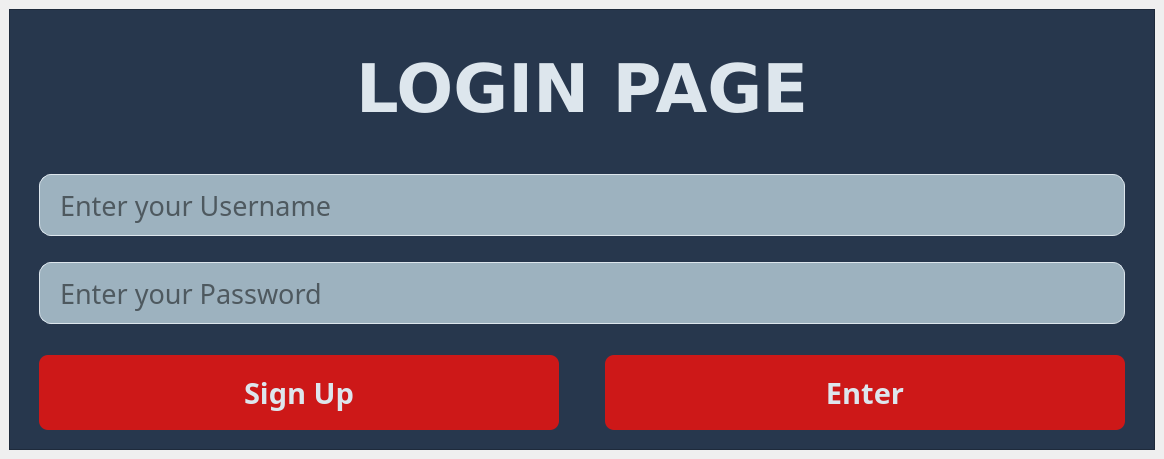
<?xml version="1.0" encoding="UTF-8"?>
<ui version="4.0">
 <class>MainWindow</class>
 <widget class="QMainWindow" name="MainWindow">
  <property name="geometry">
   <rect>
    <x>0</x>
    <y>0</y>
    <width>1164</width>
    <height>0</height>
   </rect>
  </property>
  <property name="font">
   <font>
    <family>Millenia</family>
   </font>
  </property>
  <property name="windowTitle">
   <string>MainWindow</string>
  </property>
  <property name="styleSheet">
   <string notr="true">#signupButton, #enterButton {
	width: 500px;
}

#loginLabel {
	margin: 30px 20px;
	color: #DDE6ED;
}

#usernameEdit, #passwordEdit {
	height: 40px;
	margin: 10px 20px 10px;
	padding: 10px 18px 10px;
	background-color: #9DB2BF;
	border: 1px solid #DDE6ED;
	border-radius: 12px;
	
}

#usernameEdit::focus {
	border: 1px solid #CD1818;
}

#passwordEdit::focus {
	border: 1px solid #CD1818;
}

#signupButton, #enterButton {
	border-radius: 9px;
	background-color: #CD1818;
	color: #DDE6ED;
	height: 55px;
	margin: 15px 20px 10px;
	padding: 10px;
}

#signupButton::hover {
	background-color: #27374D;
	border: 2px solid #DDE6ED;
}

#enterButton::hover {
	background-color: #27374D;
	border: 2px solid #DDE6ED;
}</string>
  </property>
  <widget class="QWidget" name="centralwidget">
   <layout class="QGridLayout" name="gridLayout">
    <item row="0" column="1">
     <widget class="QFrame" name="mainFrame">
      <property name="styleSheet">
       <string notr="true">#mainFrame {
	background-color: #27374D;
	width: 900px;
}</string>
      </property>
      <property name="frameShape">
       <enum>QFrame::StyledPanel</enum>
      </property>
      <property name="frameShadow">
       <enum>QFrame::Raised</enum>
      </property>
      <layout class="QFormLayout" name="formLayout">
       <item row="0" column="0" colspan="2">
        <widget class="QLabel" name="loginLabel">
         <property name="font">
          <font>
           <family>Verdana</family>
           <pointsize>50</pointsize>
           <weight>75</weight>
           <italic>false</italic>
           <bold>true</bold>
          </font>
         </property>
         <property name="layoutDirection">
          <enum>Qt::LeftToRight</enum>
         </property>
         <property name="text">
          <string>LOGIN PAGE</string>
         </property>
         <property name="alignment">
          <set>Qt::AlignCenter</set>
         </property>
        </widget>
       </item>
       <item row="1" column="0" colspan="2">
        <widget class="QLineEdit" name="usernameEdit">
         <property name="font">
          <font>
           <family>RocaTwo-Lt</family>
           <pointsize>20</pointsize>
          </font>
         </property>
         <property name="placeholderText">
          <string>Enter your Username</string>
         </property>
        </widget>
       </item>
       <item row="2" column="0" colspan="2">
        <widget class="QLineEdit" name="passwordEdit">
         <property name="font">
          <font>
           <family>RocaTwo-Lt</family>
           <pointsize>20</pointsize>
          </font>
         </property>
         <property name="echoMode">
          <enum>QLineEdit::Password</enum>
         </property>
         <property name="placeholderText">
          <string>Enter your Password</string>
         </property>
        </widget>
       </item>
       <item row="3" column="0">
        <widget class="QPushButton" name="signupButton">
         <property name="minimumSize">
          <size>
           <width>0</width>
           <height>0</height>
          </size>
         </property>
         <property name="maximumSize">
          <size>
           <width>16777215</width>
           <height>16777215</height>
          </size>
         </property>
         <property name="font">
          <font>
           <family>Perpetua Titling MT</family>
           <pointsize>22</pointsize>
           <weight>75</weight>
           <bold>true</bold>
          </font>
         </property>
         <property name="cursor">
          <cursorShape>PointingHandCursor</cursorShape>
         </property>
         <property name="text">
          <string>Sign Up</string>
         </property>
        </widget>
       </item>
       <item row="3" column="1">
        <widget class="QPushButton" name="enterButton">
         <property name="minimumSize">
          <size>
           <width>0</width>
           <height>0</height>
          </size>
         </property>
         <property name="maximumSize">
          <size>
           <width>16777215</width>
           <height>16777215</height>
          </size>
         </property>
         <property name="font">
          <font>
           <family>Perpetua Titling MT</family>
           <pointsize>22</pointsize>
           <weight>75</weight>
           <bold>true</bold>
          </font>
         </property>
         <property name="cursor">
          <cursorShape>PointingHandCursor</cursorShape>
         </property>
         <property name="text">
          <string>Enter</string>
         </property>
        </widget>
       </item>
      </layout>
     </widget>
    </item>
   </layout>
  </widget>
 </widget>
 <resources/>
 <connections/>
</ui>
